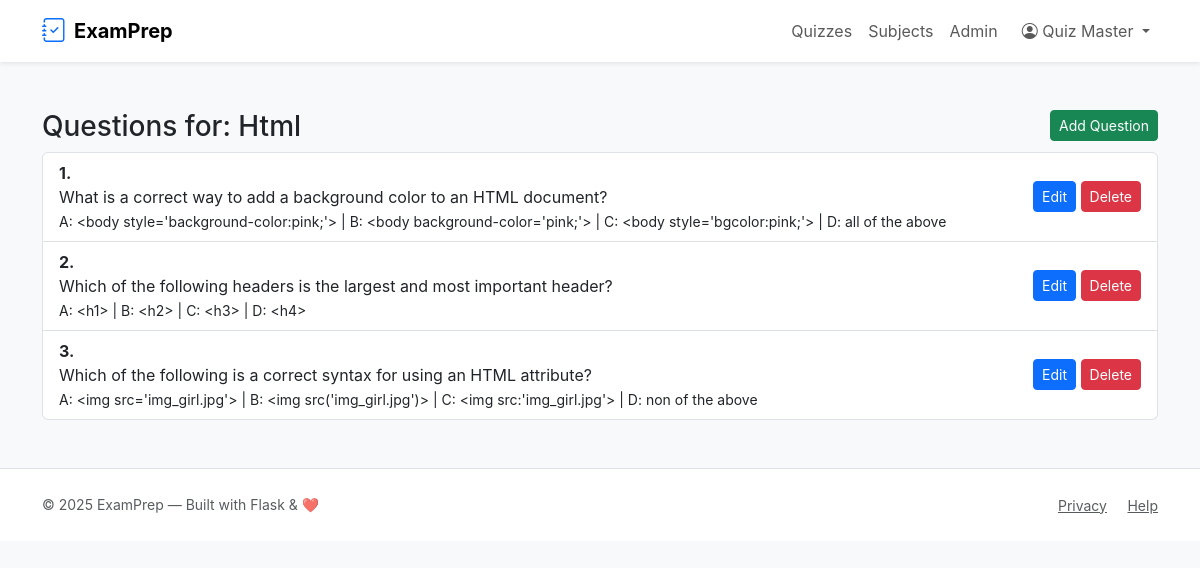
The page /admin/quiz/4/questions (signed in) on the database its author committed.
### tables this page shows
CREATE TABLE quizzes (
    id INTEGER PRIMARY KEY AUTOINCREMENT,
    chapter_id INTEGER NOT NULL,
    title TEXT NOT NULL,
    description TEXT,
    start_datetime TEXT,        -- ISO string e.g. 2025-11-16T10:00:00 (UTC)
    duration_minutes INTEGER,   -- duration in minutes (HH*60 + MM)
    is_active INTEGER DEFAULT 1,
    created_on TEXT NOT NULL DEFAULT (datetime('now')),
    FOREIGN KEY(chapter_id) REFERENCES chapters(id) ON DELETE CASCADE
);

CREATE TABLE questions (
    id INTEGER PRIMARY KEY AUTOINCREMENT,
    quiz_id INTEGER NOT NULL,
    question_text TEXT NOT NULL,
    option_a TEXT NOT NULL,
    option_b TEXT NOT NULL,
    option_c TEXT NOT NULL,
    option_d TEXT NOT NULL,
    correct_option TEXT NOT NULL CHECK(correct_option IN ('A','B','C','D')),
    created_on TEXT NOT NULL DEFAULT (datetime('now')),
    FOREIGN KEY(quiz_id) REFERENCES quizzes(id) ON DELETE CASCADE
);

### app.py (the view)
@app.route('/admin/quiz/<int:quiz_id>/questions')
@admin_required
def admin_quiz_questions(quiz_id):
    quiz = query_db('SELECT q.*, ch.name as chapter_name FROM quizzes q JOIN chapters ch ON q.chapter_id = ch.id WHERE q.id = ?', (quiz_id,), one=True)
    if not quiz:
        flash('Quiz not found', 'danger')
        return redirect(url_for('admin_quizzes'))
    questions = query_db('SELECT * FROM questions WHERE quiz_id = ? ORDER BY created_on DESC', (quiz_id,))
    return render_template('admin_quiz_questions.html', quiz=quiz, questions=questions)

### app.py (called while the page is built)
def get_db():
    db = getattr(g, '_database', None)
    if db is None:
        db = g._database = sqlite3.connect(DATABASE)
        db.row_factory = sqlite3.Row
    return db

@app.teardown_appcontext
def close_connection(exc):
    db = getattr(g, '_database', None)
    if db is not None:
        db.close()

def query_db(query, args=(), one=False):
    cur = get_db().execute(query, args)
    rv = cur.fetchall()
    cur.close()
    return (rv[0] if rv else None) if one else rv

def admin_required(f):
    @wraps(f)
    def decorated(*args, **kwargs):
        if 'user_id' not in session or session.get('role') != 'admin':
            flash('Admin access required.', 'danger')
            return redirect(url_for('index'))
        return f(*args, **kwargs)
    return decorated

### templates/admin_quiz_questions.html
{% extends 'layout.html' %}
{% block content %}
<h3>Questions for: {{ quiz.title }} <a class="btn btn-sm btn-success float-end" href="{{ url_for('admin_add_question', quiz_id=quiz.id) }}">Add Question</a></h3>
<ul class="list-group">
  {% for q in questions %}
  <li class="list-group-item d-flex justify-content-between align-items-center">
    <div>
      <strong>{{ loop.index }}.</strong> {{ q.question_text }}<br>
      <small>A: {{ q.option_a }} | B: {{ q.option_b }} | C: {{ q.option_c }} | D: {{ q.option_d }}</small>
    </div>
    <div>
      <a class="btn btn-sm btn-primary" href="{{ url_for('admin_edit_question', question_id=q.id) }}">Edit</a>
      <form method="post" action="{{ url_for('admin_delete_question', question_id=q.id) }}" style="display:inline" onsubmit="return confirm('Delete question?')">
        <button class="btn btn-sm btn-danger">Delete</button>
      </form>
    </div>
  </li>
  {% else %}
    <li class="list-group-item">No questions yet</li>
  {% endfor %}
</ul>
{% endblock %}

### static/css/style.css (style rules this page uses)
body { font-family: Inter, system-ui, -apple-system, "Segoe UI", Roboto, "Helvetica Neue", Arial; }
.list-group-item { cursor: pointer; }
.list-group-item strong { display:block; }

### rows shown on the page
quizzes: title "Html"
questions: question_text "What is a correct way to add a background color to an HTML document?", option_a "<body style='background-color:pink;'>", option_b "<body background-color='pink;'>", option_c "<body style='bgcolor:pink;'>", option_d "all of the above"
questions: question_text "Which of the following headers is the largest and most important header?", option_a "<h1>", option_b "<h2>", option_c "<h3>", option_d "<h4>"
questions: question_text "Which of the following is a correct syntax for using an HTML attribute?", option_a "<img src='img_girl.jpg'>", option_b "<img src('img_girl.jpg')>", option_c "<img src:'img_girl.jpg'>", option_d "non of the above"

### other values the page prints
{{ session.get('user_name') }} "Quiz Master"
{{ (2025) }} "2025"
